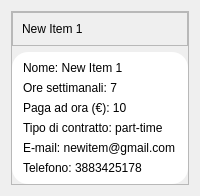
                   <widget class="QWidget" name="page_visualizza_dipendente">
                    <layout class="QVBoxLayout" name="verticalLayout_28">
                     <item>
                      <widget class="QFrame" name="frame_visualizza_nuovo_dipendente">
                       <property name="frameShape">
                        <enum>QFrame::StyledPanel</enum>
                       </property>
                       <property name="frameShadow">
                        <enum>QFrame::Raised</enum>
                       </property>
                       <layout class="QVBoxLayout" name="verticalLayout_30">
                        <property name="leftMargin">
                         <number>0</number>
                        </property>
                        <property name="topMargin">
                         <number>0</number>
                        </property>
                        <property name="rightMargin">
                         <number>0</number>
                        </property>
                        <property name="bottomMargin">
                         <number>0</number>
                        </property>
                        <item>
                         <widget class="QFrame" name="frame_scritta_dipendente">
                          <property name="maximumSize">
                           <size>
                            <width>16777215</width>
                            <height>38</height>
                           </size>
                          </property>
                          <property name="frameShape">
                           <enum>QFrame::StyledPanel</enum>
                          </property>
                          <property name="frameShadow">
                           <enum>QFrame::Raised</enum>
                          </property>
                          <layout class="QVBoxLayout" name="verticalLayout_31">
                           <item>
                            <widget class="QLabel" name="label_scrittvisualizzadipendente">
                             <property name="maximumSize">
                              <size>
                               <width>16777215</width>
                               <height>167</height>
                              </size>
                             </property>
                             <property name="styleSheet">
                              <string notr="true">font: 800 22pt &quot;Apple SD Gothic Neo&quot;;</string>
                             </property>
                             <property name="text">
                              <string>New Item 1</string>
                             </property>
                            </widget>
                           </item>
                          </layout>
                         </widget>
                        </item>
                        <item>
                         <widget class="QFrame" name="frame_50">
                          <property name="styleSheet">
                           <string notr="true">background-color: rgb(255, 255, 255);
border-radius: 16px;
</string>
                          </property>
                          <property name="frameShape">
                           <enum>QFrame::StyledPanel</enum>
                          </property>
                          <property name="frameShadow">
                           <enum>QFrame::Raised</enum>
                          </property>
                          <layout class="QVBoxLayout" name="verticalLayout_32">
                           <property name="leftMargin">
                            <number>11</number>
                           </property>
                           <item>
                            <widget class="QLabel" name="label_visualizza_nome">
                             <property name="styleSheet">
                              <string notr="true">
font: 400 17pt &quot;SF Pro&quot;;</string>
                             </property>
                             <property name="text">
                              <string>Nome: New Item 1</string>
                             </property>
                            </widget>
                           </item>
                           <item>
                            <widget class="QLabel" name="label_visualizza_oresettimanali">
                             <property name="styleSheet">
                              <string notr="true">
font: 400 17pt &quot;SF Pro&quot;;</string>
                             </property>
                             <property name="text">
                              <string>Ore settimanali: 7</string>
                             </property>
                            </widget>
                           </item>
                           <item>
                            <widget class="QLabel" name="label__visualizza_pagaadora">
                             <property name="styleSheet">
                              <string notr="true">
font: 400 17pt &quot;SF Pro&quot;;</string>
                             </property>
                             <property name="text">
                              <string>Paga ad ora (€): 10</string>
                             </property>
                            </widget>
                           </item>
                           <item>
                            <widget class="QLabel" name="label_visualizza_tipodicontratto">
                             <property name="styleSheet">
                              <string notr="true">
font: 400 17pt &quot;SF Pro&quot;;</string>
                             </property>
                             <property name="text">
                              <string>Tipo di contratto: part-time</string>
                             </property>
                            </widget>
                           </item>
                           <item>
                            <widget class="QLabel" name="label_visualizza_email_">
                             <property name="styleSheet">
                              <string notr="true">
font: 400 17pt &quot;SF Pro&quot;;</string>
                             </property>
                             <property name="text">
                              <string>E-mail: newitem@gmail.com</string>
                             </property>
                            </widget>
                           </item>
                           <item>
                            <widget class="QLabel" name="label_telefono_2">
                             <property name="styleSheet">
                              <string notr="true">
font: 400 17pt &quot;SF Pro&quot;;</string>
                             </property>
                             <property name="text">
                              <string>Telefono: 3883425178</string>
                             </property>
                            </widget>
                           </item>
                          </layout>
                         </widget>
                        </item>
                       </layout>
                      </widget>
                     </item>
                    </layout>
                   </widget>
